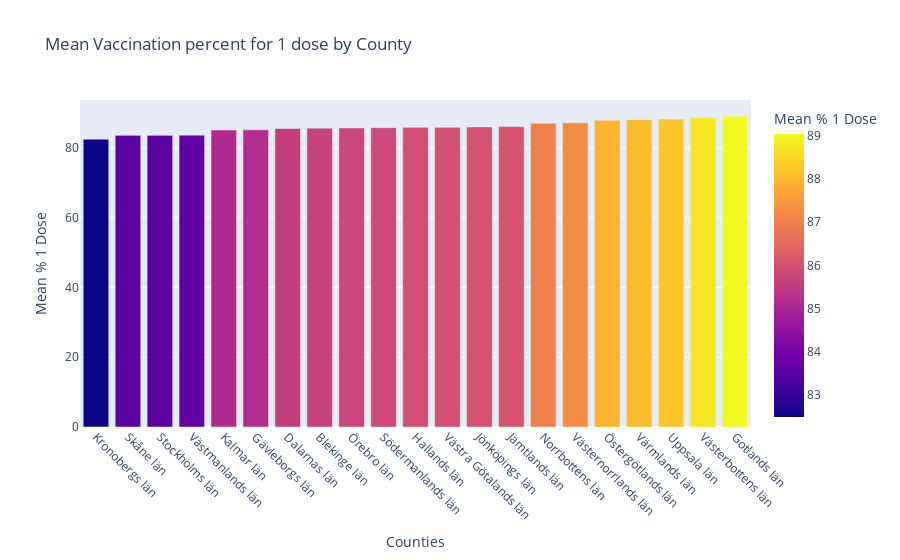

Notebook code cell kept with this figure:
### Markdown cell above
To answer the above question we first group the data by 'region' (county), then we take the max value in the column with cumulative number of cases for each county, and the same for number of cases required hospitalization. If we then divide number of hospitalized cases with total number of cases per region we'll get an answer on which county had the highest percentage of hospitalization cases.

In our previous question we examined what counties had the highest number of cases and here we instead examine what counties has the highest number of severe cases. One could guess this also is interrelated with the vaccination rate in the counties. So we'll start examine the vaccination rate (similar to what we did in exercise 2 but with only dose 1 this time). Here we group the values for dose one in our data by county and calculate the mean values (hence they are split on age groups).

### Code cell
vaccinated_municipallity_and_age = pd.read_excel("Data/Folkhalsomyndigheten_Covid19_Vaccine.xlsx", sheet_name="Vaccinerade kommun och ålder")
df = pd.DataFrame(vaccinated_municipallity_and_age)

county_1_dose_means = df.groupby('Län_namn')['Andel minst 1 dos'].mean()

data = {
    'Counties': county_1_dose_means.index,
    'Mean % 1 Dose': county_1_dose_means.values * 100,
}

fig = px.bar(
    data, 
    x='Counties', 
    y='Mean % 1 Dose',
    labels={'value': 'Mean % Vaccination Rate', 'variable': 'Number of doses'},
    title='Mean Vaccination percent for 1 dose by County',
    barmode='group',
    color='Mean % 1 Dose'
).update_xaxes(tickangle=45, categoryorder='total ascending').show()

### Figure 1 — Plotly figure (JSON) as saved in the notebook; plotly's stock layout.template omitted (floating-point values rounded to 4 significant figures)
{"data": [{"alignmentgroup": "True", "hovertemplate": "Counties=%{x}<br>Mean % 1 Dose=%{marker.color}<extra></extra>", "legendgroup": "", "marker": {"color": [85.65, 85.56, 89.03, 85.17, 85.92, 86.09, 86.0, 85.13, 82.5, 87.03, 83.59, 83.59, 85.79, 88.24, 88.08, 88.78, 87.23, 83.65, 85.94, 85.72, 87.93], "coloraxis": "coloraxis", "pattern": {"shape": ""}}, "name": "", "offsetgroup": "", "orientation": "v", "showlegend": false, "textposition": "auto", "type": "bar", "x": ["Blekinge län", "Dalarnas län", "Gotlands län", "Gävleborgs län", "Hallands län", "Jämtlands län", "Jönköpings län", "Kalmar län", "Kronobergs län", "Norrbottens län", "Skåne län", "Stockholms län", "Södermanlands län", "Uppsala län", "Värmlands län", "Västerbottens län", "Västernorrlands län", "Västmanlands län", "Västra Götalands län", "Örebro län", "Östergötlands län"], "xaxis": "x", "y": [85.65, 85.56, 89.03, 85.17, 85.92, 86.09, 86.0, 85.13, 82.5, 87.03, 83.59, 83.59, 85.79, 88.24, 88.08, 88.78, 87.23, 83.65, 85.94, 85.72, 87.93], "yaxis": "y"}], "layout": {"barmode": "group", "coloraxis": {"colorbar": {"title": {"text": "Mean % 1 Dose"}}, "colorscale": [[0, "#0d0887"], [0.1111, "#46039f"], [0.2222, "#7201a8"], [0.3333, "#9c179e"], [0.4444, "#bd3786"], [0.5556, "#d8576b"], [0.6667, "#ed7953"], [0.7778, "#fb9f3a"], [0.8889, "#fdca26"], [1, "#f0f921"]]}, "legend": {"tracegroupgap": 0}, "title": {"text": "Mean Vaccination percent for 1 dose by County"}, "xaxis": {"anchor": "y", "categoryorder": "total ascending", "domain": [0, 1], "tickangle": 45, "title": {"text": "Counties"}}, "yaxis": {"anchor": "x", "domain": [0, 1], "title": {"text": "Mean % 1 Dose"}}}}
